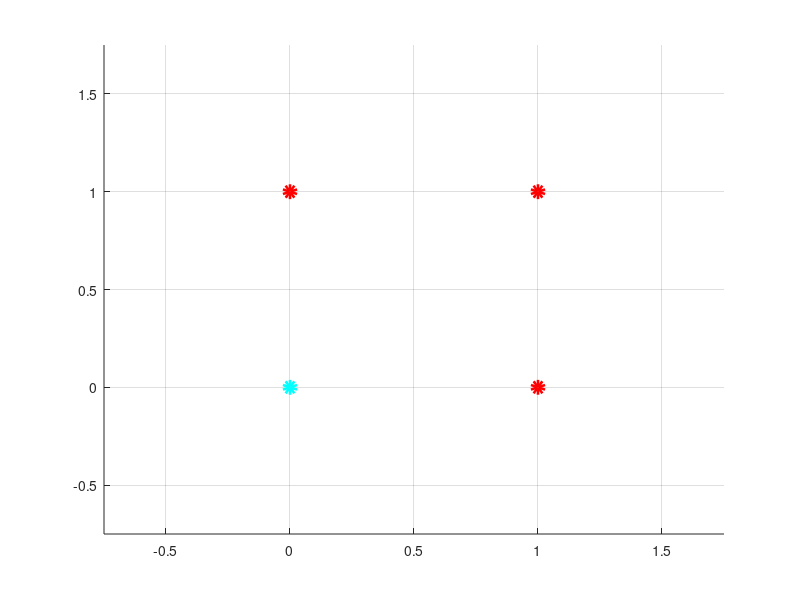

The MATLAB source for this figure: (Note: this script raises an error after producing the figure.)
clc;clear;close all;

% Input example => [x1 x2 target]
x = [0 0 1
    0 1 0
    1 0 0
    1 1 0];
sizeX = size(x);

% Config Values
w = rand(1,2);
w = 2*w - 1;
theta = rand();
theta = 2*theta - 1;
eta = 0.1;
flag = [0 0 0 0];
epoch = 1 ;

% Plot
xlim([-0.75 1.75])
ylim([-0.75 1.75])
hold on
grid on
for i=1:sizeX(1,1)
    if x(i,3) == 1
        plot(x(i,1),x(i,2),'oc','LineWidth',5)
    else
        plot(x(i,1),x(i,2),'or','LineWidth',5)
    end
end

% Training
while ~(flag(1) && flag(2) && flag(3) && flag(4))
    disp(['Marhale: ',num2str(epoch)])
    for i=1:sizeX(1,1)
        net = x(i,1)*w(1) + x(i,2)*w(2);
        
        % Step Function
        if net >= theta
            output = 1;
        end
        if net < theta
            output = 0;
        end
        
        w(1) = w(1) + eta*(x(i,3) - output)*x(i,1);
        w(2) = w(2) + eta*(x(i,3) - output)*x(i,2);
        theta = theta + eta*(x(i,3) - output)*(-1);

        if x(i,3) - output == 0
            flag(i) = true;
        else
            flag(i) = false;
        end

        T = table(x(i,1),x(i,2),theta,w(1),w(2),output,x(i,3),'VariableNames',{'X1','X2','THETA','W1','W2','OUTPUT','TARGET'}); 
        disp(T)

        xP = -1.5 : 0.1 : 1.5 ;
        yP = (-w(1) ./ (w(2)))*xP + (theta ./ w(2)) ;
        plot(xP,yP,'b','LineWidth',1)

        pause(0.1)
    end
    epoch = epoch + 1;
end

plot(xP,yP,'k','LineWidth',2)